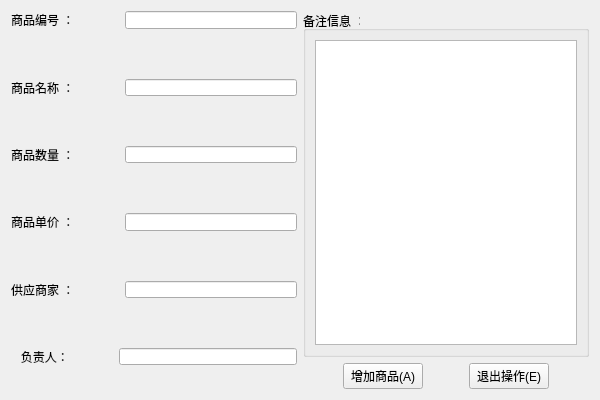
<?xml version="1.0" encoding="UTF-8"?>
<ui version="4.0">
 <class>AddComodity</class>
 <widget class="QWidget" name="AddComodity">
  <property name="geometry">
   <rect>
    <x>0</x>
    <y>0</y>
    <width>600</width>
    <height>400</height>
   </rect>
  </property>
  <property name="sizePolicy">
   <sizepolicy hsizetype="Fixed" vsizetype="Fixed">
    <horstretch>0</horstretch>
    <verstretch>0</verstretch>
   </sizepolicy>
  </property>
  <property name="minimumSize">
   <size>
    <width>600</width>
    <height>400</height>
   </size>
  </property>
  <property name="maximumSize">
   <size>
    <width>600</width>
    <height>400</height>
   </size>
  </property>
  <property name="windowTitle">
   <string>新增商品</string>
  </property>
  <property name="windowIcon">
   <iconset resource="images.qrc">
    <normaloff>:/new/prefix1/images/update.png</normaloff>:/new/prefix1/images/update.png</iconset>
  </property>
  <layout class="QGridLayout" name="gridLayout_2">
   <item row="0" column="0">
    <layout class="QVBoxLayout" name="verticalLayout">
     <property name="spacing">
      <number>50</number>
     </property>
     <item>
      <layout class="QHBoxLayout" name="horizontalLayout">
       <item>
        <widget class="QLabel" name="label">
         <property name="text">
          <string>商品编号 ：</string>
         </property>
        </widget>
       </item>
       <item>
        <widget class="QLineEdit" name="lineEdit_Id"/>
       </item>
      </layout>
     </item>
     <item>
      <layout class="QHBoxLayout" name="horizontalLayout_2">
       <item>
        <widget class="QLabel" name="label_2">
         <property name="text">
          <string>商品名称 ：</string>
         </property>
        </widget>
       </item>
       <item>
        <widget class="QLineEdit" name="lineEdit_Name"/>
       </item>
      </layout>
     </item>
     <item>
      <layout class="QHBoxLayout" name="horizontalLayout_3">
       <item>
        <widget class="QLabel" name="label_3">
         <property name="text">
          <string>商品数量 ：</string>
         </property>
        </widget>
       </item>
       <item>
        <widget class="QLineEdit" name="lineEdit_Amount"/>
       </item>
      </layout>
     </item>
     <item>
      <layout class="QHBoxLayout" name="horizontalLayout_4">
       <item>
        <widget class="QLabel" name="label_4">
         <property name="text">
          <string>商品单价 ：</string>
         </property>
        </widget>
       </item>
       <item>
        <widget class="QLineEdit" name="lineEdit_UnitPrice"/>
       </item>
      </layout>
     </item>
     <item>
      <layout class="QHBoxLayout" name="horizontalLayout_5">
       <item>
        <widget class="QLabel" name="label_5">
         <property name="text">
          <string>供应商家 ：</string>
         </property>
        </widget>
       </item>
       <item>
        <widget class="QLineEdit" name="lineEdit_Supplier"/>
       </item>
      </layout>
     </item>
     <item>
      <layout class="QHBoxLayout" name="horizontalLayout_6">
       <item>
        <widget class="QLabel" name="label_6">
         <property name="text">
          <string>   负责人：</string>
         </property>
        </widget>
       </item>
       <item>
        <widget class="QLineEdit" name="lineEdit_Director"/>
       </item>
      </layout>
     </item>
    </layout>
   </item>
   <item row="0" column="1" rowspan="2">
    <layout class="QVBoxLayout" name="verticalLayout_2">
     <item>
      <widget class="QGroupBox" name="groupBox">
       <property name="title">
        <string>备注信息 ：</string>
       </property>
       <layout class="QGridLayout" name="gridLayout">
        <item row="0" column="0">
         <widget class="QTextEdit" name="textEdit_Remarks"/>
        </item>
       </layout>
      </widget>
     </item>
     <item>
      <layout class="QHBoxLayout" name="horizontalLayout_7">
       <item>
        <spacer name="horizontalSpacer_2">
         <property name="orientation">
          <enum>Qt::Horizontal</enum>
         </property>
         <property name="sizeHint" stdset="0">
          <size>
           <width>40</width>
           <height>20</height>
          </size>
         </property>
        </spacer>
       </item>
       <item>
        <widget class="QPushButton" name="pushButton_add">
         <property name="text">
          <string>增加商品(A)</string>
         </property>
        </widget>
       </item>
       <item>
        <spacer name="horizontalSpacer">
         <property name="orientation">
          <enum>Qt::Horizontal</enum>
         </property>
         <property name="sizeHint" stdset="0">
          <size>
           <width>40</width>
           <height>20</height>
          </size>
         </property>
        </spacer>
       </item>
       <item>
        <widget class="QPushButton" name="pushButton_exit">
         <property name="text">
          <string>退出操作(E)</string>
         </property>
        </widget>
       </item>
       <item>
        <spacer name="horizontalSpacer_3">
         <property name="orientation">
          <enum>Qt::Horizontal</enum>
         </property>
         <property name="sizeHint" stdset="0">
          <size>
           <width>40</width>
           <height>20</height>
          </size>
         </property>
        </spacer>
       </item>
      </layout>
     </item>
    </layout>
   </item>
   <item row="1" column="0">
    <spacer name="verticalSpacer">
     <property name="orientation">
      <enum>Qt::Vertical</enum>
     </property>
     <property name="sizeType">
      <enum>QSizePolicy::Fixed</enum>
     </property>
     <property name="sizeHint" stdset="0">
      <size>
       <width>20</width>
       <height>24</height>
      </size>
     </property>
    </spacer>
   </item>
  </layout>
 </widget>
 <resources>
  <include location="images.qrc"/>
 </resources>
 <connections/>
</ui>
